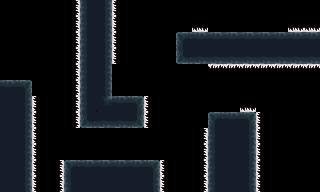

This is a level from a 2D game, rendered from its Tiled map with the project's own tilesets. A one-line summary and the complete map file follow:
An orthogonal 20x12 tile map with 16x16 px tiles, 1 tile layer (Vrstva dlaždic 1) and 30 objects.

<map version="1.8" tiledversion="1.8.5" orientation="orthogonal" renderorder="right-down" width="20" height="12" tilewidth="16" tileheight="16" infinite="0" nextlayerid="6" nextobjectid="33">
 <tileset firstgid="1" source="../level2set.tsx" />
 <layer id="1" name="Vrstva dlaždic 1" width="20" height="12">
  <data encoding="csv">
0,0,0,0,9,10,12,7,0,0,0,0,0,0,0,0,0,0,0,0,
0,0,0,0,9,10,12,7,0,0,0,0,14,0,0,0,0,0,14,14,
0,0,0,0,9,10,12,7,0,0,0,4,5,5,5,5,5,5,5,5,
0,0,0,0,9,10,12,7,0,0,0,16,17,17,17,17,17,17,17,17,
0,0,0,0,9,10,12,0,0,0,0,0,0,2,2,2,2,2,2,2,
5,6,0,0,9,10,12,0,0,0,0,0,0,0,0,0,0,0,0,0,
11,12,7,0,9,10,34,5,6,7,0,0,0,0,0,14,0,0,0,0,
11,12,7,0,9,16,17,17,18,7,0,0,0,4,5,6,7,0,0,0,
11,12,7,0,0,0,0,0,0,0,0,0,9,10,11,12,7,0,0,0,
11,12,7,0,0,0,0,0,0,0,0,0,9,10,11,12,7,0,0,0,
11,12,7,9,4,5,5,5,5,6,7,0,9,10,11,12,7,0,0,0,
11,12,7,9,10,11,11,11,11,12,7,0,9,10,11,12,7,0,0,0
</data>
 </layer>
 <objectgroup id="2" name="Entry">
  <object id="1" x="0" y="48" width="16" height="32" />
 </objectgroup>
 <objectgroup id="3" name="kill">
  <object id="20" x="32.1818" y="95.4545" width="1.27273" height="94.3636" />
  <object id="21" x="62.7273" y="160" width="1.45455" height="31.6364" />
  <object id="22" x="78.9091" y="0.181818" width="1.09091" height="127.818" />
  <object id="23" x="112.182" y="-0.181818" width="1.81818" height="64" />
  <object id="24" x="144.727" y="95.6364" width="1.27273" height="32.1818" />
  <object id="25" x="160.73" y="162.73" width="1.09" height="29.45" />
  <object id="26" x="205.273" y="129.636" width="1.45455" height="62" />
  <object id="27" x="256.364" y="111.818" width="1.63636" height="79.8182" />
  <object id="28" x="241.455" y="110" width="14.5455" height="1.63636" />
  <object id="29" x="208.364" y="64.5455" width="111.091" height="2" />
  <object id="30" x="288.545" y="29.4545" width="30.9091" height="2.72727" />
  <object id="31" x="192.545" y="28.9091" width="14.5455" height="2.18182" />
 </objectgroup>
 <objectgroup id="4" name="cup">
  <object id="32" x="240" y="16" width="16" height="16" />
 </objectgroup>
 <objectgroup id="5" name="collision">
  <object id="2" x="80" y="0" width="16" height="128" />
  <object id="3" x="96" y="0" width="16" height="96" />
  <object id="6" x="128" y="96" width="16" height="32" />
  <object id="7" x="112" y="96" width="16" height="16" />
  <object id="8" x="96" y="112" width="32" height="16" />
  <object id="9" x="64" y="160" width="16" height="32" />
  <object id="10" x="80" y="160" width="64" height="16" />
  <object id="11" x="144" y="160" width="16" height="32" />
  <object id="12" x="16" y="80" width="16" height="112" />
  <object id="13" x="0" y="80" width="16" height="16" />
  <object id="14" x="208" y="112" width="16" height="80" />
  <object id="15" x="240" y="112" width="16" height="80" />
  <object id="16" x="224" y="112" width="16" height="16" />
  <object id="17" x="176" y="32" width="16" height="32" />
  <object id="18" x="192" y="32" width="128" height="16" />
  <object id="19" x="192" y="48" width="128" height="16" />
 </objectgroup>
</map>